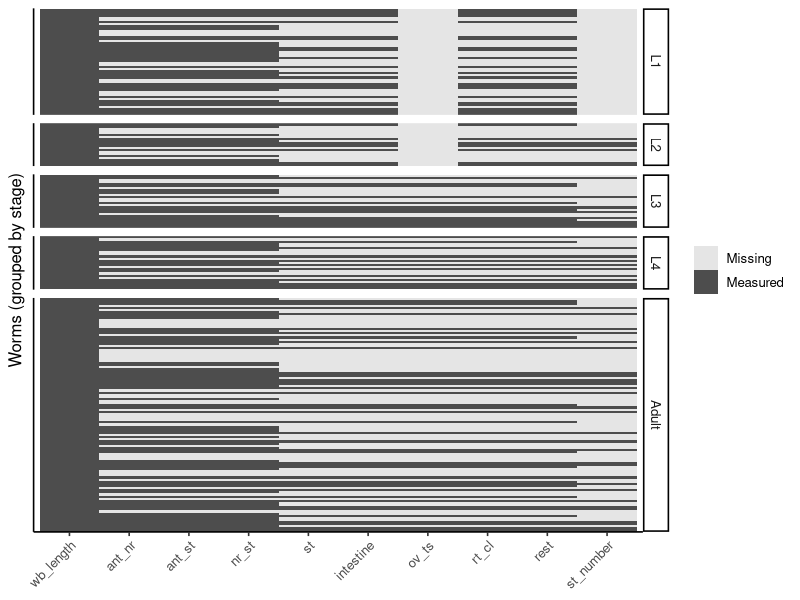
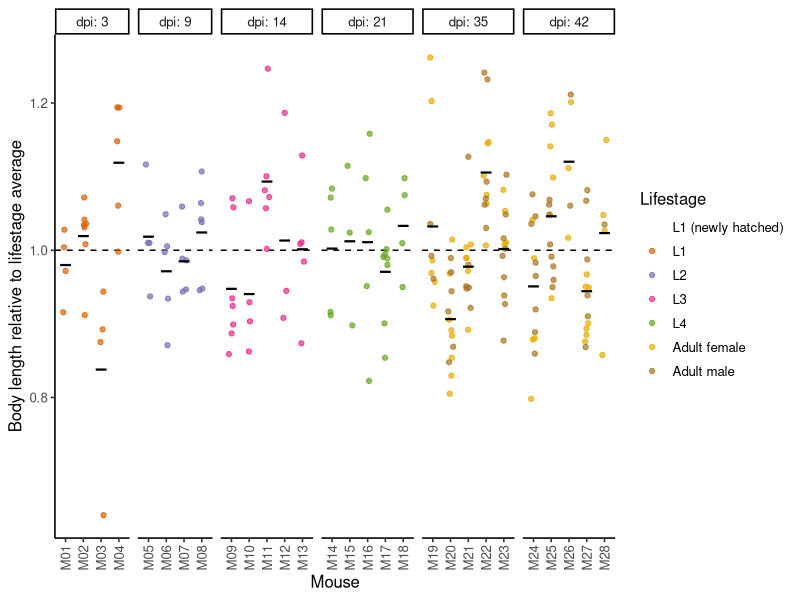
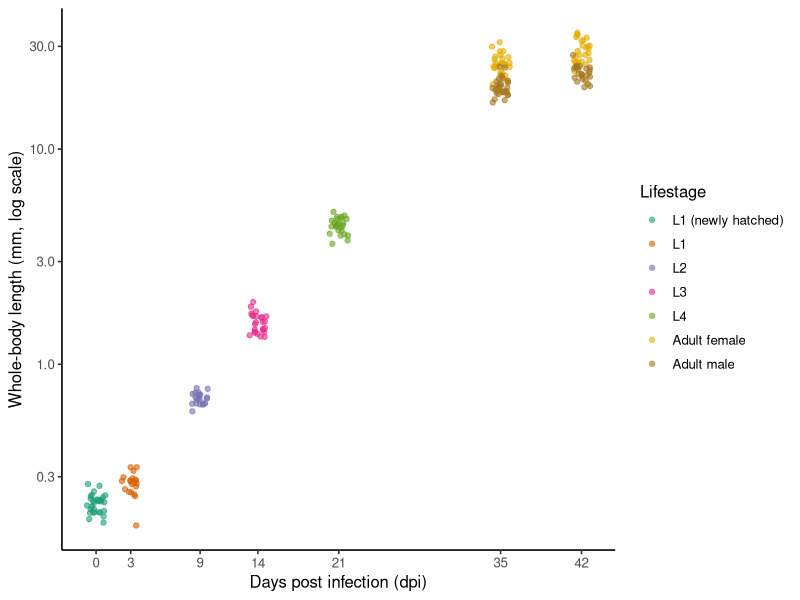
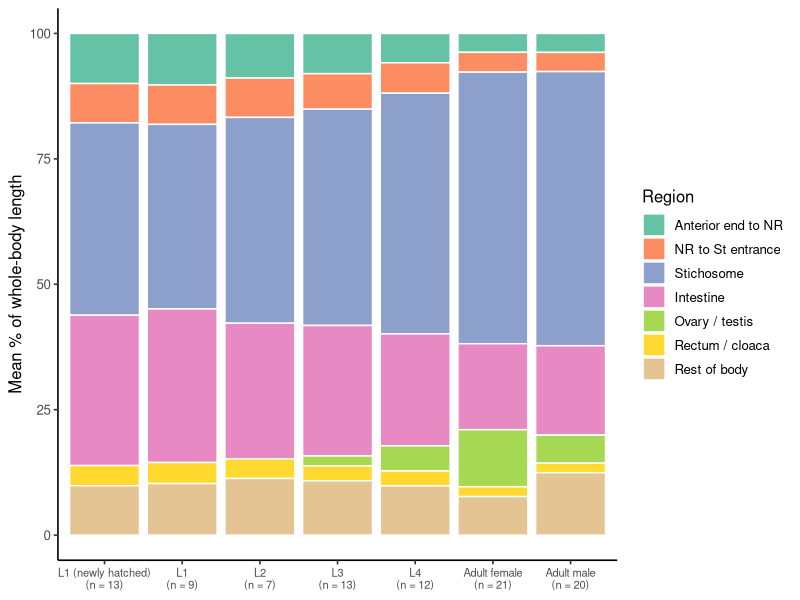
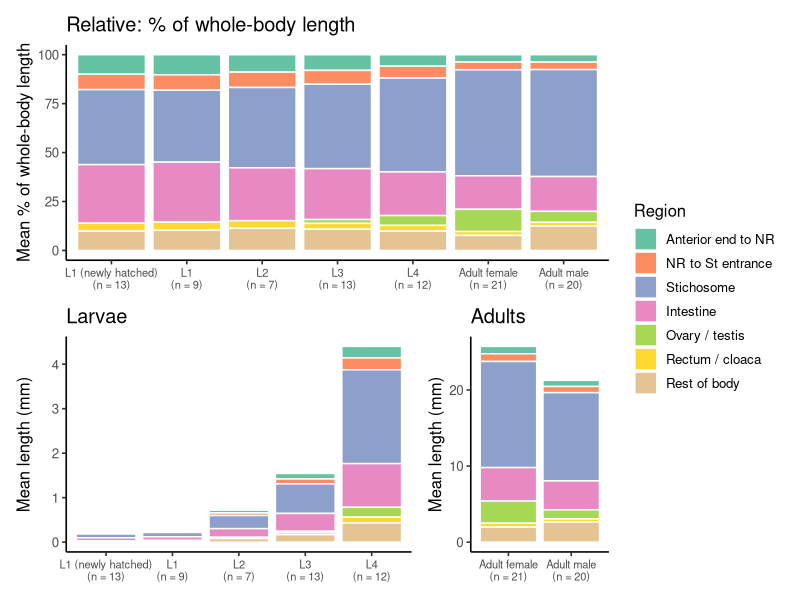
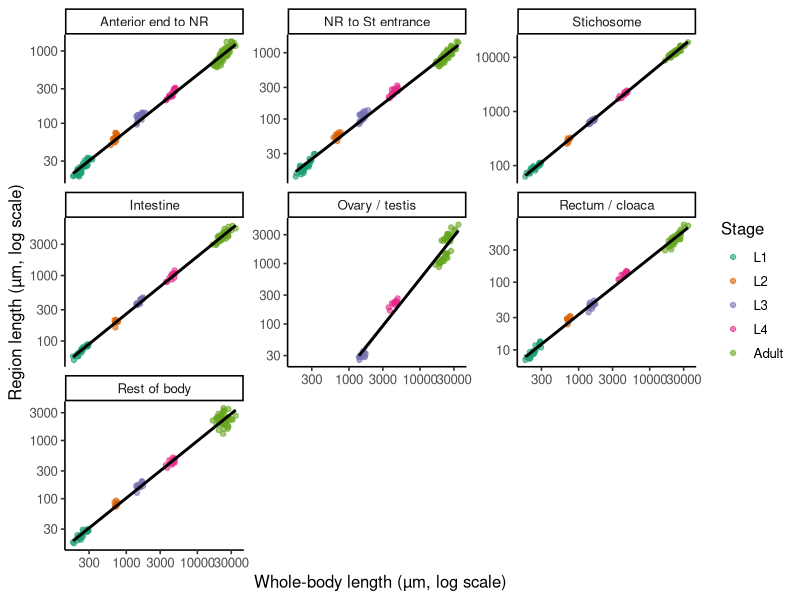
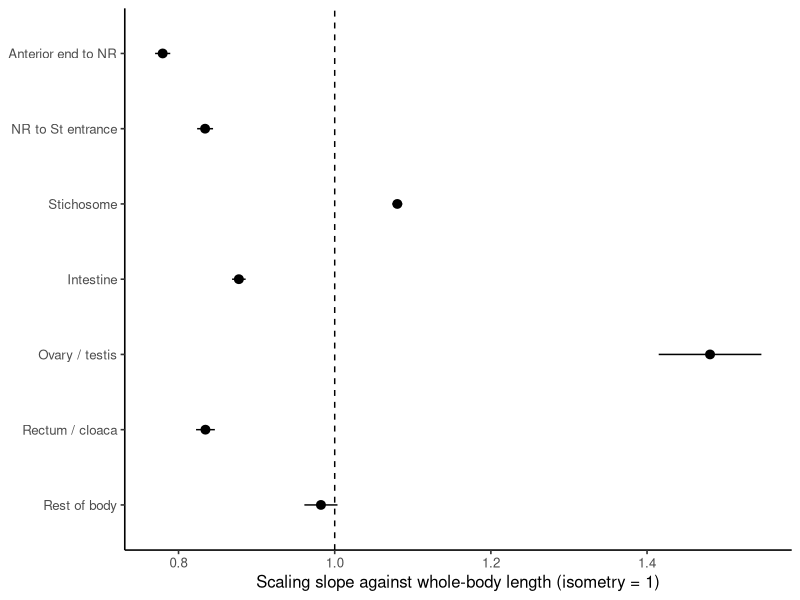
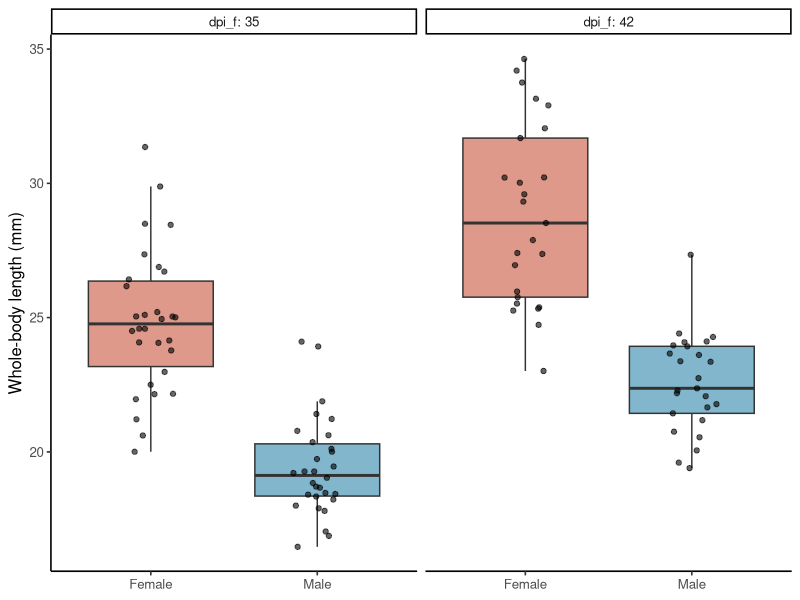

These charts were generated, in order, by the following R code:
## ---- chunk 1
knitr::opts_chunk$set(warning = FALSE, message = FALSE, fig.width = 7, fig.height = 4.5)
## ---- chunk 2
# The published web page already shows every figure and output, so the
# "Check your ..." boxes would only repeat them there: hide them on that version.
if (isTRUE(getOption("tutorial.web_version"))) {
  cat("<style>details.expected-figure { display: none; }</style>")
}
## ---- chunk 3
library(tidyverse)   # ggplot2, dplyr, tidyr, readr, stringr ... in one go
library(patchwork)   # combine plots into multi-panel figures
library(lmerTest)    # mixed-effects models (loads lme4) with p-values
library(emmeans)     # model-based group means and contrasts (unbalanced data)

theme_set(theme_classic(base_size = 12))

# Readable names for each body region, in anterior -> posterior order
segment_labels <- c(
  ant_nr    = "Anterior end to NR",
  nr_st     = "NR to St entrance",
  st        = "Stichosome",
  intestine = "Intestine",
  ov_ts     = "Ovary / testis",
  rt_cl     = "Rectum / cloaca",
  rest      = "Rest of body"
)

# Names of the matching percentage columns
pct_cols <- paste0(names(segment_labels), "_pct")
## ---- chunk 4
messy <- read_csv("data/trichuris_muris_landmarks_messy.csv", show_col_types = FALSE)

dim(messy)        # rows, columns
glimpse(messy)    # every column: its name, its type, and the first few values
## ---- chunk 5
messy |>
  filter(if_all(everything(), is.na)) |>     # rows where every column is missing
  nrow()
## ---- chunk 6
messy |> count(Lifestage)
## ---- chunk 7
messy |>
  summarise(across(everything(), \(x) sum(is.na(x)))) |>         # count the blanks in every column
  pivot_longer(everything(), names_to = "column", values_to = "n_missing")
## ---- chunk 8
tidy <- read_csv("data/trichuris_muris_landmarks_tidy.csv", show_col_types = FALSE)
glimpse(tidy)
## ---- chunk 9
worms <- tidy |>
  rename_with(\(x) str_remove(x, "_um$")) |>        # wb_length_um -> wb_length, and so on
  mutate(
    # no `source` column? use  newly_hatched = dpi == 0
    newly_hatched = coalesce(source == "hatched in vitro", FALSE),

    stage = factor(lifestage, levels = c("L1", "L2", "L3", "L4", "Adult")),

    # one group label used in plots and models
    lifestage = case_when(
      newly_hatched                  ~ "L1 (newly hatched)",
      stage == "Adult" & !is.na(sex) ~ paste("Adult", str_to_lower(sex)),
      stage == "Adult"               ~ "Adult (sex unknown)",
      TRUE                           ~ as.character(stage)
    ),
    lifestage = factor(lifestage,
                       levels = c("L1 (newly hatched)", "L1", "L2", "L3", "L4",
                                  "Adult female", "Adult male")),
    sex = factor(sex, levels = c("Female", "Male"))
  ) |>
  # percentage of whole-body length, calculated rather than typed in
  mutate(across(c(ant_nr, ant_st, nr_st, st, intestine, ov_ts, rt_cl, rest),
                \(x) x / wb_length * 100, .names = "{.col}_pct"))

glimpse(worms)
## ---- chunk 10
count(worms, dpi, lifestage, sex)
## ---- chunk 11
meas_cols <- c("wb_length", "ant_nr", "ant_st", "nr_st", "st",
               "intestine", "ov_ts", "rt_cl", "rest", "st_number")

# number of worms with a value, per stage
worms |>
  group_by(stage) |>
  summarise(n_worms = n(),
            across(all_of(meas_cols), \(x) sum(!is.na(x))),
            .groups = "drop")
## ---- chunk 12
miss <- worms |>
  select(sample, stage, all_of(meas_cols)) |>
  arrange(stage, sample) |>
  mutate(sample = factor(sample, levels = sample)) |>
  pivot_longer(all_of(meas_cols), names_to = "measurement", values_to = "value") |>
  mutate(measurement = factor(measurement, levels = meas_cols),
         measured    = !is.na(value))

ggplot(miss, aes(x = measurement, y = sample, fill = measured)) +
  geom_tile() +
  scale_fill_manual(values = c(`TRUE` = "grey30", `FALSE` = "grey90"),
                    labels = c(`TRUE` = "Measured", `FALSE` = "Missing")) +
  facet_grid(stage ~ ., scales = "free_y", space = "free_y") +
  labs(x = NULL, y = "Worms (grouped by stage)", fill = NULL) +
  theme(axis.text.y  = element_blank(),
        axis.ticks.y = element_blank(),
        axis.text.x  = element_text(angle = 45, hjust = 1))
## ---- chunk 13
worms |>
  summarise(n_rows = n(), n_ids = n_distinct(sample), all_unique = n_ids == n_rows)
## ---- chunk 14
worms <- worms |>
  mutate(err_ant_st_pct = (ant_st - (ant_nr + nr_st)) / wb_length * 100)

qc_flagged <- worms |>
  filter(abs(err_ant_st_pct) > 1) |>        # more than 1% of body length out
  select(sample, lifestage, wb_length, ant_nr, nr_st, ant_st, err_ant_st_pct)

qc_flagged
## ---- chunk 15
worms <- worms |>
  mutate(
    ant_st_flag = coalesce(abs(err_ant_st_pct) > 1, FALSE),
    ant_st      = if_else(ant_st_flag, NA_real_, ant_st),
    ant_st_pct  = if_else(ant_st_flag, NA_real_, ant_st_pct)
  )
## ---- chunk 16
worms |>
  filter(!is.na(st_pct)) |>                          # fully measured worms
  mutate(pct_sum = rowSums(pick(all_of(pct_cols)), na.rm = TRUE)) |>
  summarise(min = min(pct_sum), max = max(pct_sum))
## ---- chunk 17
worms |>
  filter(!is.na(host_id)) |>
  count(dpi, host_id) |>
  group_by(dpi) |>
  summarise(n_mice        = n_distinct(host_id),
            n_worms       = sum(n),
            min_per_mouse = min(n),
            max_per_mouse = max(n))
## ---- chunk 18
worms |> filter(is.na(host_id)) |> count(dpi, lifestage)
## ---- chunk 19
worms |>
  filter(!is.na(host_id)) |>
  group_by(host_id) |>
  summarise(n_dpi = n_distinct(dpi)) |>
  filter(n_dpi > 1)             # should return zero rows
## ---- chunk 20
worms <- worms |>
  group_by(dpi, lifestage) |>
  mutate(rel_length = wb_length / mean(wb_length)) |>
  ungroup()

worms |>
  filter(!is.na(host_id)) |>
  ggplot(aes(x = host_id, y = rel_length)) +
  geom_hline(yintercept = 1, linetype = "dashed") +
  geom_point(aes(colour = lifestage), alpha = 0.7,
             position = position_jitter(width = 0.15, height = 0, seed = 1)) +
  stat_summary(fun = mean, fun.min = mean, fun.max = mean,
               geom = "crossbar", width = 0.6, linewidth = 0.3) +   # mean per mouse
  scale_colour_brewer(palette = "Dark2", drop = FALSE) +
  facet_grid(. ~ dpi, scales = "free_x", space = "free_x", labeller = label_both) +
  labs(x = "Mouse", y = "Body length relative to lifestage average", colour = "Lifestage") +
  theme(axis.text.x = element_text(angle = 90, vjust = 0.5, hjust = 1))
## ---- chunk 21
worms |>
  group_by(dpi, lifestage) |>
  summarise(n_worms = n(),
            n_mice  = n_distinct(host_id, na.rm = TRUE),
            mean_um = mean(wb_length),
            sd_um   = sd(wb_length),
            .groups = "drop")
## ---- chunk 22
dpi_breaks <- worms |> distinct(dpi) |> pull(dpi)     # one axis tick per sampling day

p_growth <- ggplot(worms, aes(x = dpi, y = wb_length / 1000, colour = lifestage)) +
  # jitter x only (never jitter measurements); a fixed seed gives everyone the same picture
  geom_point(alpha = 0.6, position = position_jitter(width = 0.8, height = 0, seed = 1)) +
  scale_y_log10() +
  scale_x_continuous(breaks = dpi_breaks) +
  scale_colour_brewer(palette = "Dark2") +
  labs(x = "Days post infection (dpi)",
       y = "Whole-body length (mm, log scale)",
       colour = "Lifestage")

p_growth
## ---- chunk 23
comp <- worms |>
  filter(!is.na(st_pct)) |>                              # fully measured worms
  select(sample, lifestage, all_of(pct_cols)) |>
  pivot_longer(all_of(pct_cols), names_to = "segment", values_to = "pct") |>
  drop_na(pct) |>                                        # drops ov/ts in L1, L2
  mutate(segment = str_remove(segment, "_pct$"),
         segment = factor(segment, levels = names(segment_labels),
                          labels = segment_labels))

n_full <- worms |> filter(!is.na(st_pct)) |> count(lifestage)

comp_mean <- comp |>
  group_by(lifestage, segment) |>
  summarise(mean_pct = mean(pct), .groups = "drop") |>
  left_join(n_full, by = "lifestage") |>
  mutate(label = paste0(lifestage, "\n(n = ", n, ")"),
         label = fct_reorder(label, as.numeric(lifestage)))

p_comp <- ggplot(comp_mean, aes(x = label, y = mean_pct, fill = segment)) +
  geom_col(colour = "white") +
  scale_fill_brewer(palette = "Set2") +
  labs(x = NULL, y = "Mean % of whole-body length", fill = "Region") +
  theme(axis.text.x = element_text(size = 8))

p_comp
## ---- chunk 24
comp_abs <- worms |>
  filter(!is.na(st_pct)) |>                              # the same fully measured worms
  select(sample, lifestage, stage, all_of(names(segment_labels))) |>
  pivot_longer(all_of(names(segment_labels)), names_to = "segment", values_to = "length_um") |>
  drop_na(length_um) |>                                  # drops ov/ts in L1, L2
  mutate(segment = factor(segment, levels = names(segment_labels),
                          labels = segment_labels)) |>
  group_by(stage, lifestage, segment) |>
  summarise(mean_mm = mean(length_um) / 1000, .groups = "drop") |>
  left_join(n_full, by = "lifestage") |>
  mutate(label = paste0(lifestage, "\n(n = ", n, ")"),
         label = fct_reorder(label, as.numeric(lifestage)))

abs_bars <- function(d, title) {
  ggplot(d, aes(x = label, y = mean_mm, fill = segment)) +
    geom_col(colour = "white") +
    scale_fill_brewer(palette = "Set2", drop = FALSE) +   # same colours in both panels
    labs(x = NULL, y = "Mean length (mm)", fill = "Region", title = title) +
    theme(axis.text.x = element_text(size = 8))
}

p_abs <- abs_bars(filter(comp_abs, stage != "Adult"), "Larvae") +
  abs_bars(filter(comp_abs, stage == "Adult"), "Adults") +
  plot_layout(widths = c(5, 2))

# relative (top) above absolute (bottom), sharing one legend
(p_comp + labs(title = "Relative: % of whole-body length")) / p_abs +
  plot_layout(guides = "collect")
## ---- chunk 25
seg_cols <- names(segment_labels)

seg_long <- worms |>
  select(sample, any_of("host_id"), stage, wb_length, all_of(seg_cols)) |>
  pivot_longer(all_of(seg_cols), names_to = "segment", values_to = "length_um") |>
  drop_na(length_um) |>
  filter(length_um > 0) |>                                   # logs need positive values
  mutate(segment = factor(segment, levels = names(segment_labels),
                          labels = segment_labels))

p_scaling <- ggplot(seg_long, aes(x = wb_length, y = length_um)) +
  geom_point(aes(colour = stage), alpha = 0.6) +
  geom_smooth(method = "lm", colour = "black") +
  scale_x_log10() +
  scale_y_log10() +
  scale_colour_brewer(palette = "Dark2") +
  facet_wrap(~ segment, scales = "free_y") +
  labs(x = "Whole-body length (µm, log scale)",
       y = "Region length (µm, log scale)", colour = "Stage")

p_scaling
## ---- chunk 26
slopes <- seg_long |>
  group_by(segment) |>
  group_modify(\(d, key) broom::tidy(lm(log10(length_um) ~ log10(wb_length),
                                        data = d),
                                     conf.int = TRUE)) |>
  filter(term == "log10(wb_length)")

slopes |> select(segment, slope = estimate, conf.low, conf.high)
## ---- chunk 27
ggplot(slopes, aes(x = estimate, y = fct_rev(segment))) +
  geom_vline(xintercept = 1, linetype = "dashed") +
  geom_pointrange(aes(xmin = conf.low, xmax = conf.high)) +
  labs(x = "Scaling slope against whole-body length (isometry = 1)", y = NULL)
## ---- chunk 28
adults <- worms |>
  filter(stage == "Adult") |>
  mutate(dpi_f = factor(dpi))

adults |>
  group_by(dpi, sex) |>
  summarise(n_worms = n(), n_mice = n_distinct(host_id), .groups = "drop")

sex_cols <- c(Female = "#C8553D", Male = "#2E86AB")

ggplot(adults, aes(x = sex, y = wb_length / 1000, fill = sex)) +
  geom_boxplot(outlier.shape = NA, alpha = 0.6) +
  geom_point(alpha = 0.6, position = position_jitter(width = 0.15, height = 0, seed = 1)) +
  facet_wrap(~ dpi_f, labeller = label_both) +
  scale_fill_manual(values = sex_cols) +
  labs(x = NULL, y = "Whole-body length (mm)") +
  theme(legend.position = "none")
## ---- chunk 29
fit_lm  <- lm(log(wb_length) ~ sex * dpi_f, data = adults)
fit_lmm <- lmer(log(wb_length) ~ sex * dpi_f + (1 | host_id), data = adults)

summary(fit_lmm)
## ---- chunk 30
# coef(summary(...)) is the model's coefficient table; as_tibble() makes it a tibble
se_lm   <- coef(summary(fit_lm))  |> as_tibble(rownames = "term") |> select(term, se_lm   = `Std. Error`)
se_lmer <- coef(summary(fit_lmm)) |> as_tibble(rownames = "term") |> select(term, se_lmer = `Std. Error`)

se_compare <- left_join(se_lm, se_lmer, by = "term")
se_compare
## ---- chunk 31
sex_ratio <- function(model, label) {
  emmeans(model, ~ sex | dpi_f, lmer.df = "satterthwaite") |>   # lmer.df is ignored for lm
    pairs() |>
    summary(type = "response", infer = TRUE) |>   # back-transform from log to ratio
    as_tibble() |>
    mutate(model = label)
}

bind_rows(sex_ratio(fit_lm,  "lm (ignores mouse)"),
          sex_ratio(fit_lmm, "lmer (mouse random effect)")) |>
  select(model, dpi_f, contrast, ratio, lower.CL, upper.CL)
## ---- chunk 32
VarCorr(fit_lmm) |>
  as_tibble() |>                       # one row per variance component: host_id, Residual
  summarise(icc = round(vcov[grp == "host_id"] / sum(vcov), 2))
## ---- chunk 33
diag_df <- tibble(fitted = fitted(fit_lmm), resid = resid(fit_lmm))
re_df   <- ranef(fit_lmm) |> as_tibble() |> rename(effect = condval)   # one row per mouse

p_d1 <- ggplot(diag_df, aes(fitted, resid)) +
  geom_point(alpha = 0.6) +
  geom_hline(yintercept = 0, linetype = "dashed") +
  labs(x = "Fitted values", y = "Residuals", title = "Residuals vs fitted")

p_d2 <- ggplot(re_df, aes(sample = effect)) +
  stat_qq() +
  stat_qq_line() +
  labs(x = "Theoretical quantiles", y = "Mouse effects", title = "Mouse effects")

p_d1 | p_d2
## ---- chunk 34
worms_g <- worms |>
  filter(!is.na(host_id)) |>                       # same rows for both models
  arrange(dpi, lifestage) |>
  mutate(group = paste0(lifestage, ", ", dpi, " dpi"),
         group = factor(group, levels = unique(group)))

fit_g_lm  <- lm(log(wb_length) ~ group, data = worms_g)
fit_g_lmm <- lmer(log(wb_length) ~ group + (1 | host_id), data = worms_g)

est <- bind_rows(
  emmeans(fit_g_lm,  ~ group) |> summary(type = "response") |> as_tibble() |>
    mutate(model = "lm (ignores mouse)"),
  emmeans(fit_g_lmm, ~ group, lmer.df = "satterthwaite") |> summary(type = "response") |> as_tibble() |>
    mutate(model = "lmer (mouse random effect)")
)
## ---- chunk 35
ggplot(est, aes(x = model, y = response / 1000,
                ymin = lower.CL / 1000, ymax = upper.CL / 1000, colour = model)) +
  geom_pointrange() +
  facet_wrap(~ group, scales = "free_y", nrow = 2) +   # each group gets its own y-axis
  scale_colour_manual(values = c("grey50", "#B5322B")) +
  labs(x = NULL, y = "Estimated mean length (mm)", colour = NULL) +
  theme(axis.text.x  = element_blank(),
        axis.ticks.x = element_blank(),
        legend.position = "bottom")
## ---- chunk 36
st_only <- seg_long |>
  filter(segment == "Stichosome", !is.na(host_id))

fit_st_lm  <- lm(log10(length_um) ~ log10(wb_length), data = st_only)
fit_st_lmm <- lmer(log10(length_um) ~ log10(wb_length) + (1 | host_id), data = st_only)

slope_row <- function(model, label) {
  estimates <- coef(summary(model)) |> as_tibble(rownames = "term")
  intervals <- confint(model, method = "Wald") |> as_tibble(rownames = "term")   # lm() ignores `method`

  left_join(estimates, intervals, by = "term") |>
    filter(term == "log10(wb_length)") |>
    transmute(model = label, slope = Estimate, conf.low = `2.5 %`, conf.high = `97.5 %`)
}

bind_rows(slope_row(fit_st_lm,  "lm (ignores mouse)"),
          slope_row(fit_st_lmm, "lmer (mouse random effect)"))
## ---- chunk 37
pca_vars <- c("ant_nr", "nr_st", "st", "intestine", "rt_cl", "rest")

pca_data <- worms |>
  select(sample, any_of("host_id"), dpi, lifestage, stage, all_of(pca_vars)) |>
  drop_na(all_of(pca_vars))      # only the variables in the PCA: host_id may legitimately be NA

nrow(pca_data)                 # how many worms contribute?
count(pca_data, lifestage)     # ... and from which stages?
## ---- chunk 38
pca <- pca_data |>
  select(all_of(pca_vars)) |>
  mutate(across(everything(), log10)) |>
  prcomp(scale. = TRUE)

summary(pca)
## ---- chunk 39
# share of the variation captured by each PC, as a tibble (columns PC, std.dev, percent, cumulative)
var_explained <- broom::tidy(pca, matrix = "eigenvalues")

pc_lab <- function(i) {
  share <- var_explained |> filter(PC == i) |> pull(percent)
  str_glue("PC{i} ({round(100 * share, 1)}%)")
}

scores <- bind_cols(pca_data |> select(sample, any_of("host_id"), dpi, lifestage),
                    as_tibble(pca$x))

p_pca <- ggplot(scores, aes(x = PC1, y = PC2, colour = lifestage)) +
  geom_point(size = 2, alpha = 0.8) +
  stat_ellipse(level = 0.9) +
  scale_colour_brewer(palette = "Dark2") +
  labs(x = pc_lab(1), y = pc_lab(2), colour = "Lifestage")

p_pca
## ---- chunk 40
loadings <- as_tibble(pca$rotation, rownames = "region")
loadings

ggplot(loadings, aes(x = PC1, y = PC2)) +
  geom_hline(yintercept = 0, linetype = "dotted") +
  geom_vline(xintercept = 0, linetype = "dotted") +
  geom_segment(aes(x = 0, y = 0, xend = PC1, yend = PC2),
               arrow = arrow(length = unit(0.2, "cm"))) +
  # labels stacked to the right of the arrow tips, joined to them by thin lines
  ggrepel::geom_text_repel(aes(x = PC1, y = PC2, label = region),
                           nudge_x = 0.2, direction = "y", hjust = 0,
                           min.segment.length = 0, segment.colour = "grey60", seed = 1) +
  coord_cartesian(xlim = c(-0.8, 0.9)) +
  labs(x = pc_lab(1), y = pc_lab(2))
## ---- chunk 41
shape_data <- pca_data |>
  mutate(across(all_of(pca_vars), log),                      # log every region length
         log_size = rowMeans(pick(all_of(pca_vars))),         # one size number per worm
         across(all_of(pca_vars), \(x) x - log_size))         # subtract it: what's left is shape

shape_pca <- shape_data |>
  select(all_of(pca_vars)) |>
  prcomp()                            # the last PC will have ~zero variance: ignore it

shape_scores <- bind_cols(shape_data |> select(sample, any_of("host_id"), lifestage, log_size),
                          as_tibble(shape_pca$x))

p_shape1 <- ggplot(shape_scores, aes(x = PC1, y = PC2, colour = lifestage)) +
  geom_point(size = 2, alpha = 0.8) +
  scale_colour_brewer(palette = "Dark2") +
  labs(x = "Shape PC1", y = "Shape PC2", colour = "Lifestage")

p_shape2 <- ggplot(shape_scores, aes(x = log_size, y = PC1, colour = lifestage)) +
  geom_point(size = 2, alpha = 0.8) +
  scale_colour_brewer(palette = "Dark2") +
  labs(x = "Size (mean log length)", y = "Shape PC1", colour = "Lifestage")

p_shape1 + p_shape2 + plot_layout(guides = "collect")
## ---- chunk 42
st_data <- worms |> drop_na(st_number)

count(st_data, lifestage)

ggplot(st_data, aes(x = wb_length / 1000, y = st_number)) +
  geom_point(aes(colour = lifestage), alpha = 0.7) +
  geom_smooth(method = "loess", se = FALSE, colour = "black") +
  scale_x_log10() +
  scale_colour_brewer(palette = "Dark2", drop = FALSE) +   # keep the same colours as the other figures
  labs(x = "Whole-body length (mm, log scale)",
       y = "Approximate stichosome number", colour = "Lifestage")
## ---- chunk 43
# the composition bars get the full width, so their two-line labels have room
figure1 <- (p_growth | p_pca) / p_comp +
  plot_annotation(tag_levels = "A")

figure1
## ---- chunk 44
sessionInfo()
## ---- chunk 45
n_worms <- 230        # n_worms "gets" 230
n_worms * 2           # use it: R prints the answer below the chunk
## ---- chunk 46
lengths_um <- c(218.2, 205.5, 235.5)
lengths_um / 1000          # every value converted to mm
mean(lengths_um)           # mean() is a function; lengths_um is its argument
## ---- chunk 47
x <- c(10, NA, 30)
mean(x)                    # NA: R won't guess the missing value
mean(x, na.rm = TRUE)      # 20: ignore the missing value
is.na(x)                   # TRUE where a value is missing
## ---- chunk 48
library(tidyverse)
toy <- tibble(sample = c("S1", "S2", "S3"),
              stage  = c("L1", "L1", "Adult"),
              length = c(220, 240, 25000))
toy
toy$length               # base R way to pick one column
toy |> pull(length)      # tidyverse way: the same values
## ---- chunk 49
factor(c("L2", "Adult", "L1"), levels = c("L1", "L2", "Adult"))
## ---- chunk 50
toy |>
  filter(stage == "L1") |>          # keep L1 rows  (== means "is equal to")
  summarise(mean_length = mean(length))
## ---- chunk 51
convert_to_mm <- \(x) x / 1000     # a function stored under a name...
convert_to_mm(25000)

toy |> mutate(across(c(length), \(x) x / 1000))   # ...or used in place, unnamed
